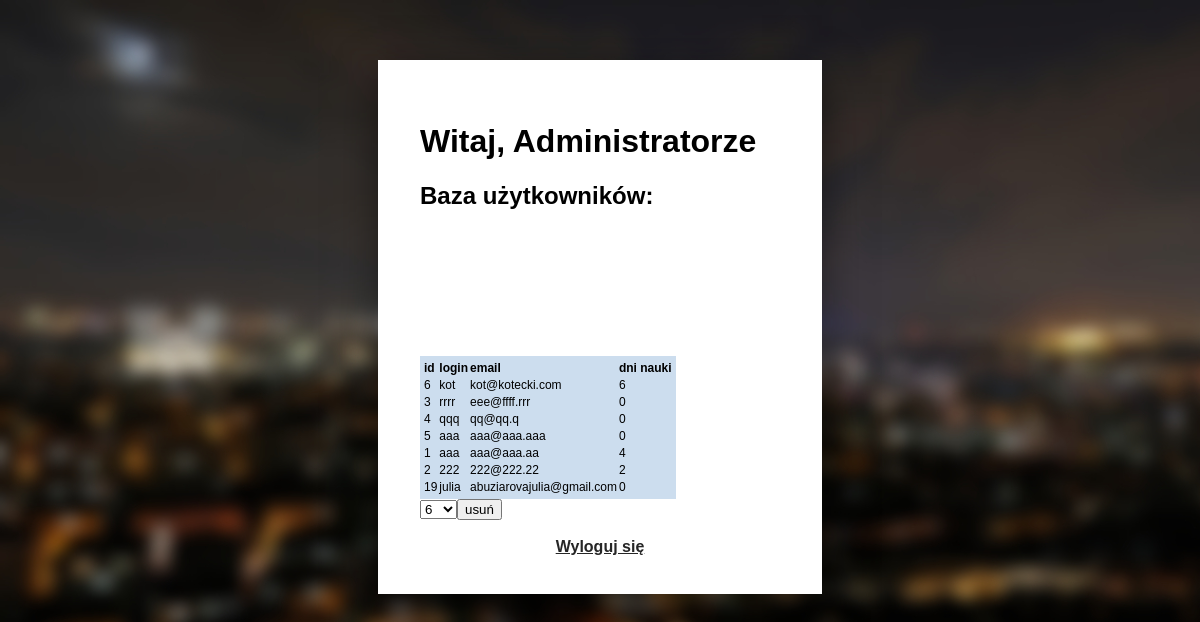
/admin.php (signed in), run on the app's committed database.
### tables this page shows
CREATE TABLE `users` (
  `id` int(11) NOT NULL,
  `login` text NOT NULL,
  `haslo` text NOT NULL,
  `email` text NOT NULL,
  `liczba_dni` int(11) NOT NULL
);

### admin.php (the view, shortened to what this page needs)
<!DOCTYPE html>
<html lang="pl" dir="ltr">
  <head>
    <link rel="stylesheet" href="./admin.css">
  </head>
  <body>
    <div class=container>
    <h1>Witaj, Administratorze</h1>
    <h2>Baza użytkowników:</h2>
    <table>
    <th>id</th>
    <th>login</th>
    <th>email</th>
    <th>dni nauki</th>
    <form class="" action="admin.php" method="post">
    <?php
    require_once "./connect.php";
    if($polaczenie=mysqli_connect($host,$db_user,$db_password,$db_name))
        {  mysqli_set_charset($polaczenie, 'utf8');
            $sql = "SELECT * FROM `users`";
            $rezultat = mysqli_query($polaczenie, $sql);
            while ($wiersz = mysqli_fetch_assoc($rezultat))
            {
            echo  <<<WIERSZ
             <tr>
             <td>$wiersz[id]</td>
             <td>$wiersz[login]</td>
             <td>$wiersz[email]</td>
             <td>$wiersz[liczba_dni]</td>
             </tr>
             <br>
WIERSZ;
            }
        }
        else{echo "Nie ma połączenia";}
    ?>
    </form>
    </table>
    <form class="" action="admin.php" method="post">
    <select name="number" >
    <?php
    $rezultat = mysqli_query($polaczenie, $sql);
    while ($wiersz = mysqli_fetch_assoc($rezultat))
    {
    echo  <<<WIERSZ
    <option value ="$wiersz[id]">$wiersz[id]</option>
WIERSZ;
    }
    ?>
    <input type="submit" name="submit" value="usuń">
    </form><br>
    <center><a href="./logout.php">Wyloguj się</a></center>
    </div>
  </body>
</html>

### admin.css (style rules this page uses)
body { margin: 0; padding: 0; background-image: url("./img/miastob.jpg"); background-size: cover; font-family: sans-serif; }
a { margin: 0; padding: 0; font-weight: bold; color: #262626; }
.container { width: 30%; height: 450px; background: #fff; padding: 40px; margin: 60px auto 100px auto ; border: 2px solid #fff; box-shadow: 0 15px 40px rgba(0,0,0,.5); }
table { background: #cde; font-family: sans-serif; font-size: 12px; border: 1px solid #cde; padding: 2px; border-spacing: 0 1px; text-align: left; }

### data on the page
users: id "6", login "kot", email "kot@kotecki.com", liczba_dni "6"
users: id "3", login "rrrr", email "eee@ffff.rrr", liczba_dni "0"
users: id "4", login "qqq", email "qq@qq.q", liczba_dni "0"
users: id "5", login "aaa", email "aaa@aaa.aaa", liczba_dni "0"
users: id "1", login "aaa", email "aaa@aaa.aa", liczba_dni "4"
users: id "2", login "222", email "222@222.22", liczba_dni "2"
users: id "19", login "julia", email "abuziarovajulia@gmail.com", liczba_dni "0"

### other printed values
form field number "6"
